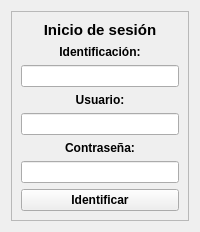
             <widget class="QWidget" name="login">
              <attribute name="title">
               <string>Login</string>
              </attribute>
              <layout class="QGridLayout" name="gridLayout_5">
               <item row="0" column="0">
                <widget class="QFrame" name="frame">
                 <property name="maximumSize">
                  <size>
                   <width>399</width>
                   <height>300</height>
                  </size>
                 </property>
                 <property name="frameShape">
                  <enum>QFrame::Shape::StyledPanel</enum>
                 </property>
                 <property name="frameShadow">
                  <enum>QFrame::Shadow::Raised</enum>
                 </property>
                 <layout class="QVBoxLayout" name="verticalLayout_3">
                  <item>
                   <layout class="QGridLayout" name="gridLayout_3">
                    <item row="2" column="0">
                     <widget class="QLineEdit" name="lineEdit"/>
                    </item>
                    <item row="1" column="0">
                     <widget class="QLabel" name="id_label">
                      <property name="font">
                       <font>
                        <family>Segoe UI</family>
                        <bold>true</bold>
                       </font>
                      </property>
                      <property name="styleSheet">
                       <string notr="true"/>
                      </property>
                      <property name="text">
                       <string>Identificación:</string>
                      </property>
                      <property name="alignment">
                       <set>Qt::AlignmentFlag::AlignCenter</set>
                      </property>
                     </widget>
                    </item>
                    <item row="5" column="0">
                     <widget class="QLabel" name="pass_label">
                      <property name="font">
                       <font>
                        <family>Segoe UI</family>
                        <bold>true</bold>
                       </font>
                      </property>
                      <property name="text">
                       <string>Contraseña:</string>
                      </property>
                      <property name="alignment">
                       <set>Qt::AlignmentFlag::AlignCenter</set>
                      </property>
                     </widget>
                    </item>
                    <item row="0" column="0">
                     <widget class="QLabel" name="Tit">
                      <property name="font">
                       <font>
                        <family>Segoe UI</family>
                        <pointsize>11</pointsize>
                        <italic>false</italic>
                        <bold>true</bold>
                       </font>
                      </property>
                      <property name="styleSheet">
                       <string notr="true"/>
                      </property>
                      <property name="text">
                       <string>Inicio de sesión</string>
                      </property>
                      <property name="alignment">
                       <set>Qt::AlignmentFlag::AlignCenter</set>
                      </property>
                     </widget>
                    </item>
                    <item row="3" column="0">
                     <widget class="QLabel" name="user_label">
                      <property name="font">
                       <font>
                        <family>Segoe UI</family>
                        <bold>true</bold>
                       </font>
                      </property>
                      <property name="text">
                       <string>Usuario:</string>
                      </property>
                      <property name="alignment">
                       <set>Qt::AlignmentFlag::AlignCenter</set>
                      </property>
                     </widget>
                    </item>
                    <item row="6" column="0">
                     <widget class="QLineEdit" name="lineEdit_3"/>
                    </item>
                    <item row="4" column="0">
                     <widget class="QLineEdit" name="lineEdit_2"/>
                    </item>
                   </layout>
                  </item>
                  <item>
                   <widget class="QPushButton" name="entry_button">
                    <property name="font">
                     <font>
                      <family>Segoe UI</family>
                      <bold>true</bold>
                     </font>
                    </property>
                    <property name="text">
                     <string>Identificar</string>
                    </property>
                   </widget>
                  </item>
                 </layout>
                </widget>
               </item>
              </layout>
             </widget>
